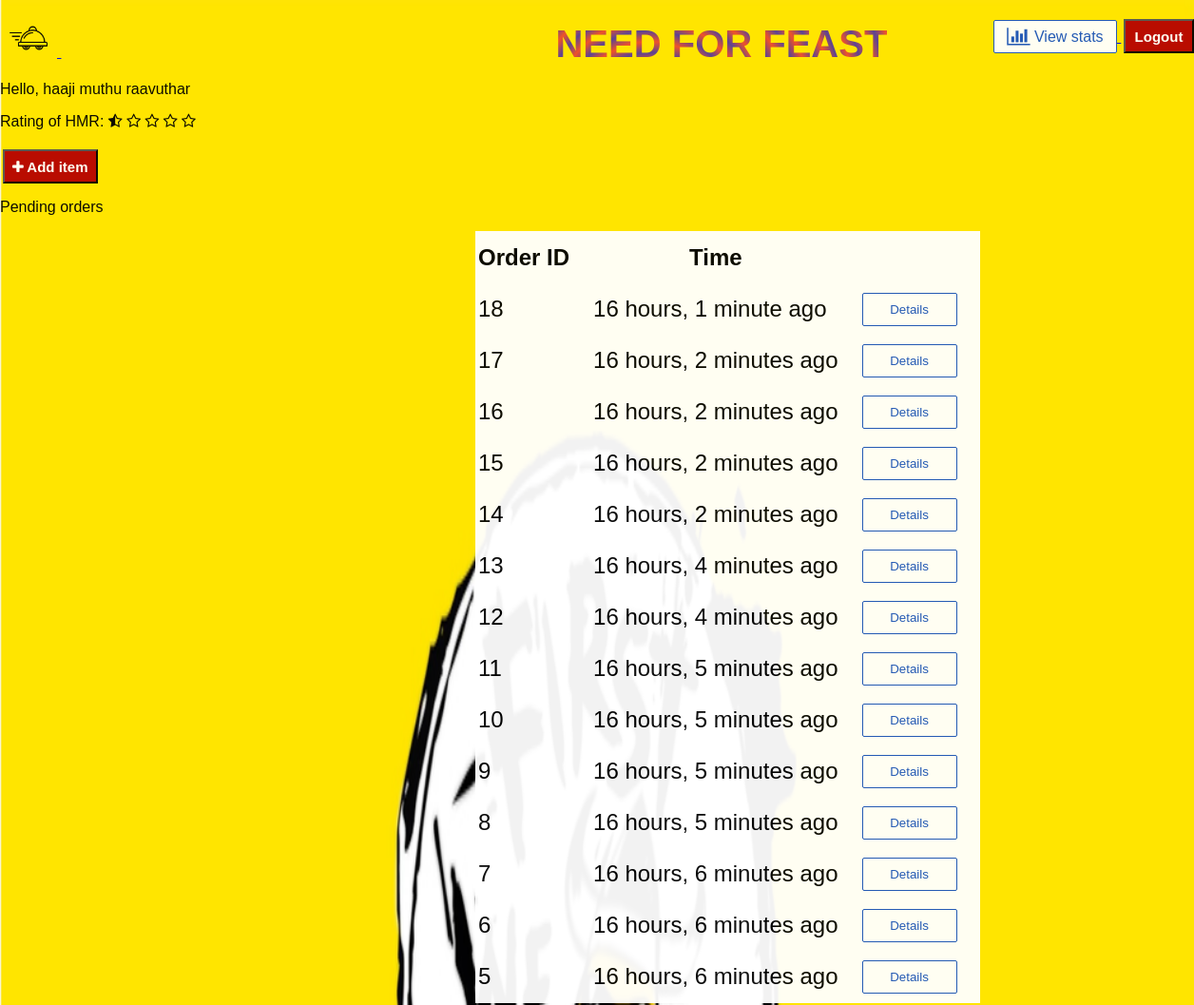
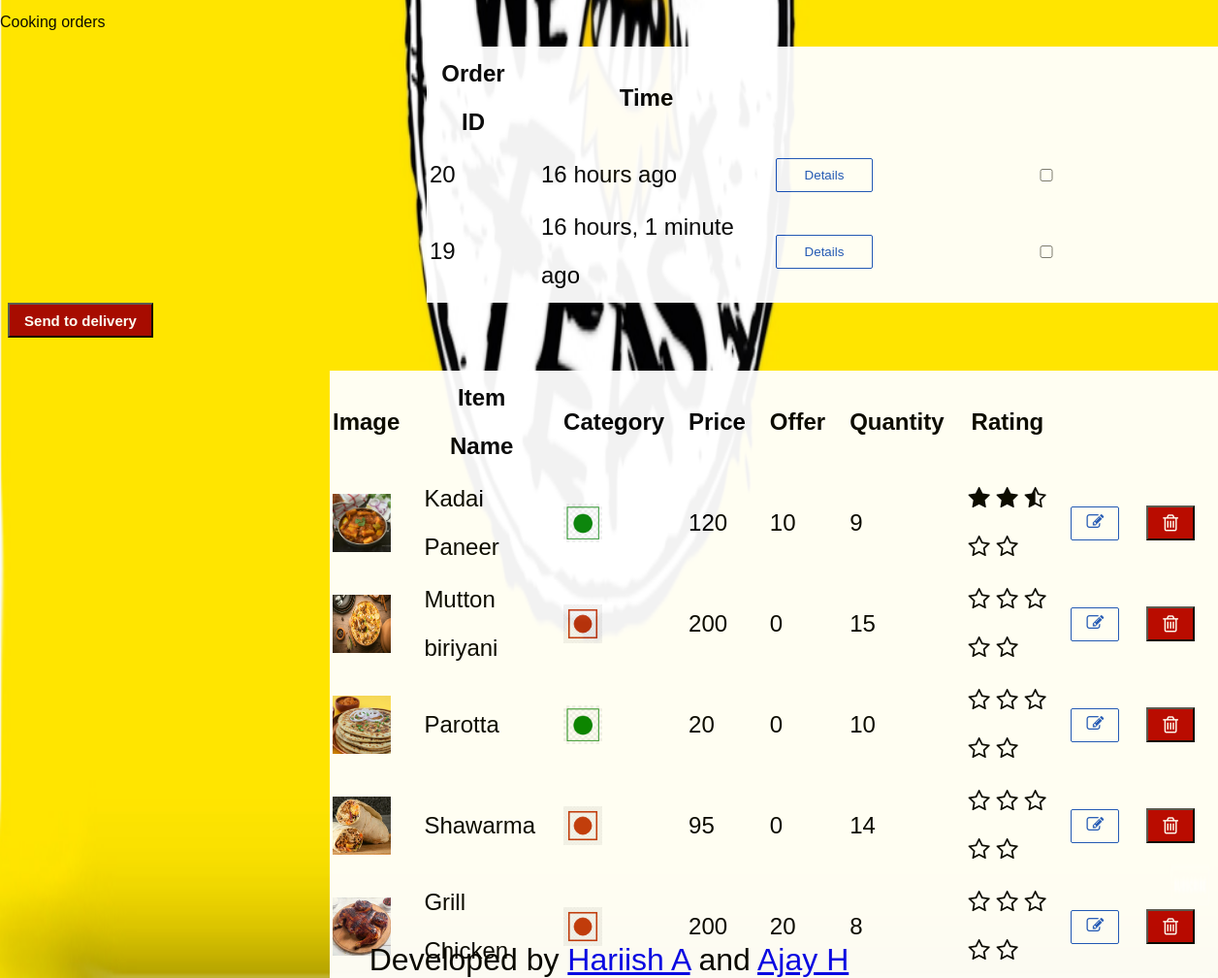
The app's page / (signed in) with its own data (2 pictures, top to bottom).
### base/models.py (models this page shows, shortened)
class User(AbstractUser):
    class Role(models.TextChoices):
        ADMIN = "ADMIN", "Admin"
        OWNER = "OWNER", "Owner"
        CUSTOMER = "CUSTOMER", "Customer"
        DELIVERER = "DELIVERER", "Deliverer"
    base_role = Role.ADMIN
    email = models.EmailField(_("email address"), unique=True)
    USERNAME_FIELD = "email"
    name = models.CharField(max_length=100,null=True)
    is_staff = models.BooleanField(default=True)
    role = models.CharField(max_length=50, choices=Role.choices, default=Role.ADMIN)
    REQUIRED_FIELDS = ['username']

class Restaurant(models.Model):
    name1 = models.CharField(max_length=30,verbose_name="Restaurant Name",default="")
    owner = models.OneToOneField(Owner,on_delete=models.CASCADE)
    image = models.ImageField(upload_to="restaurant/",null=True)
    description = models.CharField(max_length=200, null=True)
    rating = models.DecimalField(max_digits=3, decimal_places=2, validators=[MinValueValidator(0.0), MaxValueValidator(5.0)], default=0,null=True)

class Order(models.Model):
    created_on = models.DateTimeField(auto_now_add=True)
    updated = models.DateTimeField(auto_now=True)
    rating = models.DecimalField(max_digits=3, decimal_places=2, validators=[MinValueValidator(0.0), MaxValueValidator(5.0)],null=True)
    items = models.ManyToManyField(Items, related_name="placed", through='OrderItem')
    amount = models.DecimalField(max_digits=5, decimal_places=2)
    deliverer = models.ForeignKey(Deliverer, on_delete=models.DO_NOTHING, null=True)
    customer = models.ForeignKey(Customer, on_delete=models.CASCADE, related_name='foodorder')
    delivered = models. IntegerField(default=0)
    address = models.ForeignKey(Addresses, on_delete=models.DO_NOTHING, null=True)
    restaurant = models.ForeignKey(Restaurant, on_delete=models.CASCADE, null=True)
    class Meta:
        ordering = ['-created_on',]

class Items(models.Model):
    class Cusine(models.TextChoices):
        NORTH_INDIAN = 'NORTH INDIAN', 'north indian'
        CHINESE = 'CHINESE', 'chinese'
        SOUTH_INDIAN = 'SOUTH INDIAN', 'south indian'
        WESTERN = 'WESTERN', 'western'
    name = models.CharField(max_length=40)
    price = models.DecimalField(max_digits=5, decimal_places=2)
    description = models.TextField(max_length=200, null=True)
    category = models.CharField(max_length=8, choices=CustomerProfile.Preferences.choices ,default=CustomerProfile.Preferences.VEG)
    image = models.ImageField(upload_to="items/")
    quantity = models.PositiveIntegerField(null=True, validators=[MinValueValidator(0),])
    rating = models.DecimalField(max_digits=3, decimal_places=2, validators=[MinValueValidator(0.0), MaxValueValidator(5.0)], default=0,null=True)
    restaurant = models.ForeignKey(Restaurant,on_delete=models.CASCADE)
    offer = models.IntegerField(validators=[MaxValueValidator(100),MinValueValidator(0)],default=0)
    cusine = models.CharField(max_length=20, choices= Cusine.choices, default= Cusine.SOUTH_INDIAN)

### base/views.py (the view, shortened to what this page needs)
# urls.py: path("", views.home, name="home"),
def home(request):
    context = {}
    if request.user.is_authenticated:
        if request.user.role == 'CUSTOMER':
            order = Order.objects.all().filter(customer_id = request.user.id, delivered__lt = 4,delivered__gte = 0)
            temp = CustomerProfile.objects.get(user_id = request.user.id)
            if temp.preference == "VEG":
                items = Items.objects.all().filter(restaurant__owner__addresses__area = request.user.addresses.area, category = temp.preference ,quantity__gt=0).order_by('-rating')
            else:
                items = Items.objects.all().filter(restaurant__owner__addresses__area = request.user.addresses.area,quantity__gt=0  ).order_by('-rating')
            context['items'] = items
            context['order_list'] = order
        elif request.user.role == 'OWNER':
            order_list = Order.objects.all().filter(restaurant__owner = request.user, delivered = 0)
            item_list = Items.objects.all().filter(restaurant__owner = request.user)
            cooking = Order.objects.all().filter(restaurant__owner = request.user, delivered = 1)
            context['cooking'] = cooking
            context['item_list'] = item_list
            context['order_list'] = order_list
            pass
    return render(request, "base/home.html",context=context)

### base/templates/base/home.html (shortened to what this page needs)
{%load static%}
<head>
    <link rel="stylesheet" href="{%static 'styles/style.css'%}" />
    <link rel="stylesheet" href="https://cdnjs.cloudflare.com/ajax/libs/font-awesome/4.7.0/css/font-awesome.min.css">
</head>
<body class = 'main-body' >
    <div >
        <a href = '/'>
            <img src = " {%static 'images/transparent_black.png'%}" class = 'logo'>
        </a>
        <span class="header">
        </span>
        {% if request.user.is_authenticated %}
            <div class="home-content-wrapper">
                <span>
                {%if request.user.role == 'OWNER' %}
                    <a href = "{% url 'stats'%}">
                        <button class = 'create-button' style='font-size : 1em; width : 130; margin :0'>
                            <i class="fa fa-lg fa-bar-chart" aria-hidden="true"></i>
                            View stats
                        </button>
                    </a>
                {%endif%}
                </span>
                <a href = "{% url 'logout' %}">
                    <button class = 'login-button' >
                        Logout
                    </button>
                </a>
            </div>
            <p>
                Hello, {{request.user.name}}
            </p>
            <div class="home-details">
                {%if request.user.role == 'OWNER' %}
                    Rating of {{request.user.restaurant.name1}}:
                    <span>
                        {%with r=request.user.restaurant.rating%}
                        <i class="fa fa-star{% if r == 0.5 %}-half-o{% elif r < 1 %}-o {% endif %}" aria-hidden="true"></i>
                        <i class="fa fa-star{% if r == 1.5 %}-half-o{% elif r < 2 %}-o {% endif %}" aria-hidden="true"></i>
                        <i class="fa fa-star{% if r == 2.5 %}-half-o{% elif r < 3 %}-o {% endif %}" aria-hidden="true"></i>
                        <i class="fa fa-star{% if r == 3.5 %}-half-o{% elif r < 4 %}-o {% endif %}" aria-hidden="true"></i>
                        <i class="fa fa-star{% if r == 4.5 %}-half-o{% elif r < 5 %}-o {% endif %}" aria-hidden="true"></i>
                        </span>
                        {%endwith%}
                    <br>
                    <a href = "{% url 'create_item' %}">
                        <button class = 'login-button' style='width : 100px ;'>
                            <i class="fa fa-plus" aria-hidden="true"></i>
                            Add item
                        </button>
                    </a>
                    {%if order_list%}
                        <p> Pending orders</p>
                        <table class='pending-table' style='margin-left:500px'>
                            <tr>
                                <th>Order ID </th>
                                <th> Time</th>
                                <th> </th>
                            </tr>
                        {%for order in order_list%}
                            <tr>
                                <td>
                                    {{order.pk}}
                                </td>
                                <td>
                                    {{order.created_on|timesince}} ago
                                </td>
                                <td>
                                    <a href = "{% url 'order-view' order.id %}" >
                                        <button class = 'create-button'>
                                            Details
                                        </button>
                                    </a>
                                </td>
                            </tr>
                        {%endfor%}
                        </table>
                    {%endif%}
                    {%if cooking%}
                        <p> Cooking orders</p>
                        <form action="" method='POST'>
                            <table class='pending-table' style='margin-left:440px'>
                                <tr>
                                    <th>Order ID </th>
                                    <th> Time</th>
                                    <th> </th>
                                    <th> </th>
                                </tr>
                                {%for order in cooking%}
                                    <tr>
                                        <td>
                                            {{order.pk}}
                                        </td>
                                        <td>
                                            {{order.created_on|timesince}} ago
                                        </td>
                                        <td>
                                            <a href = "{% url 'order-view' order.id %}" >
                                                <button class = 'create-button'>
                                                    Details
                                                </button>
                                            </a>
                                        </td>
                                        <td>
                                            <input type="checkbox" name="send_list" value="{{order.pk}}"/>
                                        </td>
                                    </tr>
                                {%endfor%}
                                </table>
                            <input type='submit' name='Send' value='Send to delivery' style='width:150'/>
                        </form>
                    {%endif%}
                    <br>
                    <table class = "pending-table" >
                        <tr>
                            <th> Image </th>
                            <th> Item Name </th>
                            <th> Category</th>
                            <th> Price </th>
                            <th> Offer </th>
                            <th> Quantity </th>
                            <th> Rating </th>
                            <th> </th>
                            <th> </th>
                        </tr>
                        {% for item in item_list %}
                            <tr>
                                <td> <img class="menu-item-image" src="{{item.image.url }}" width="60px" height="60px"/> </td>
                                <td> {{item.name}} </td>
                                <td>
                                {%if item.category == 'VEG' %}
                                    <img src = "{%static 'images/veg.png'%}" width='40px' height='40px'/>
                                {%else%}
                                    <img src = "{%static 'images/nonveg.png'%}" width='40px' height='40px'/>
                                {%endif%}
                                </td>
                                <td> {{item.price|floatformat:"0"}} </td>
                                <td> {{item.offer}} </td>
                                <td > {{item.quantity}}</td>
                                <td>
                                    <span>
                                        <i class="fa fa-star{% if item.rating == 0.5 %}-half-o{% elif item.rating < 1 %}-o {% endif %}" aria-hidden="true"></i>
                                        <i class="fa fa-star{% if item.rating == 1.5 %}-half-o{% elif item.rating < 2 %}-o {% endif %}" aria-hidden="true"></i>
                                        <i class="fa fa-star{% if item.rating == 2.5 %}-half-o{% elif item.rating < 3 %}-o {% endif %}" aria-hidden="true"></i>
                                        <i class="fa fa-star{% if item.rating == 3.5 %}-half-o{% elif item.rating < 4 %}-o {% endif %}" aria-hidden="true"></i>
                                        <i class="fa fa-star{% if item.rating == 4.5 %}-half-o{% elif item.rating < 5 %}-o {% endif %}" aria-hidden="true"></i>
                                        </span>
                                </td>
                                <td>
                                    <a href = "{% url 'update-item' item.id %}">
                                        <button class = 'create-button' style='margin-top :0; width : 50'>
                                        <i class="fa fa-lg fa-pencil-square-o" aria-hidden="true"></i>
                                        </button>
                                    </a>
                                </td>
                                <td>
                                    <a href = "{% url 'delete-item' item.id %}">
                                        <button class = 'login-button' style='margin-top :0; width : 50'>
                                            <i class="fa fa-lg fa-trash-o" aria-hidden="true" style=''></i>
                                        </button>
                                    </a>
                                </td>
                            </tr>
                        {% endfor %}
                    </table>
                {%endif%}
            </div>
            {% endif %}
    </div>
    <div style="position: fixed; bottom: 0px ;text-align: center; width: 100%; font-size: xx-large;">
        Developed by
            <a href="https://github.com/Hariish-A" >Hariish A</a>
        and
            <a href="https://github.com/hajay180505">Ajay H</a>
    </div>
</body>

### static/styles/style.css (style rules this page uses)
* { font-family: Arial, Helvetica, sans-serif; }
body { margin:0px; }
.home-content-wrapper { margin-left: 15px; float: right; }
.logo { height: 40px; width: 40px; margin-right: 10px; margin-left: 10px; margin-top: 20px; }
.main-body { background-image: url("../images/logo.jpg"); background-size: 100% 100%; opacity: 95%; height:100vh; }
.create-button { background-color: white; border-color: rgb(25, 83, 190); color:rgb(25, 83, 190); border-width: 1px; border-style:solid; height:35px; width: 100px; border-radius: 2px; cursor:pointer; }
.header { font-size: 40px; font-weight: 600; margin-left: 520; background-image: repeating-radial-gradient(circle closest-corner at 100px 100px, #553c9a, #ee4b2b 10%, #553c9a 20%); color: transparent; background-clip: text; -webkit-background-clip: text; }
input:not([type="submit"],[type="number"]) { width: 300px; font-size: 20px; border: 0; outline: 0; background: transparent; border-bottom: 3px dotted black; }
.login-button { background-color: rgb(182, 0, 0); color: white; height: 36px; width: 74px; font-weight: bold; font-size: 15px; cursor: pointer; margin-left: 2.7px; margin-top: 20; }
.pending-table { margin-top:0; margin-left: 340; font-size:x-large; line-height: 50px; background-image: url("../images/white.jpg"); }
tr th,tr td { padding-right: 22; }
input[type = "submit"] { background-color: rgb(163, 1, 1); color: white; height: 36px; width: 74px; font-weight: bold; font-size: 15px; cursor: pointer; margin-left: 8px; }

### records on screen
User: user.name "haaji muthu raavuthar", user.restaurant.name1 "HMR"
Order: pk "18", created_on "16 hours, 1 minute"
Order: pk "17", created_on "16 hours, 2 minutes"
Order: pk "16", created_on "16 hours, 2 minutes"
Order: pk "15", created_on "16 hours, 2 minutes"
Order: pk "14", created_on "16 hours, 2 minutes"
Order: pk "13", created_on "16 hours, 4 minutes"
Order: pk "12", created_on "16 hours, 4 minutes"
Order: pk "11", created_on "16 hours, 5 minutes"
Order: pk "10", created_on "16 hours, 5 minutes"
Order: pk "9", created_on "16 hours, 5 minutes"
Order: pk "8", created_on "16 hours, 5 minutes"
Order: pk "7", created_on "16 hours, 6 minutes"
Order: pk "6", created_on "16 hours, 6 minutes"
Order: pk "5", created_on "16 hours, 6 minutes"
Order: pk "20", created_on "16 hours"
Order: pk "19", created_on "16 hours, 1 minute"
Items: image (picture), name "Kadai Paneer", price "120", offer "10", quantity "9", rating 2.5 (drawn)
Items: image (picture), name "Mutton biriyani", price "200", offer "0", quantity "15", rating 0 (drawn)
Items: image (picture), name "Parotta", price "20", offer "0", quantity "10", rating 0 (drawn)
Items: image (picture), name "Shawarma", price "95", offer "0", quantity "14", rating 0 (drawn)
Items: image (picture), name "Grill Chicken", price "200", offer "20", quantity "8", rating 0 (drawn)
